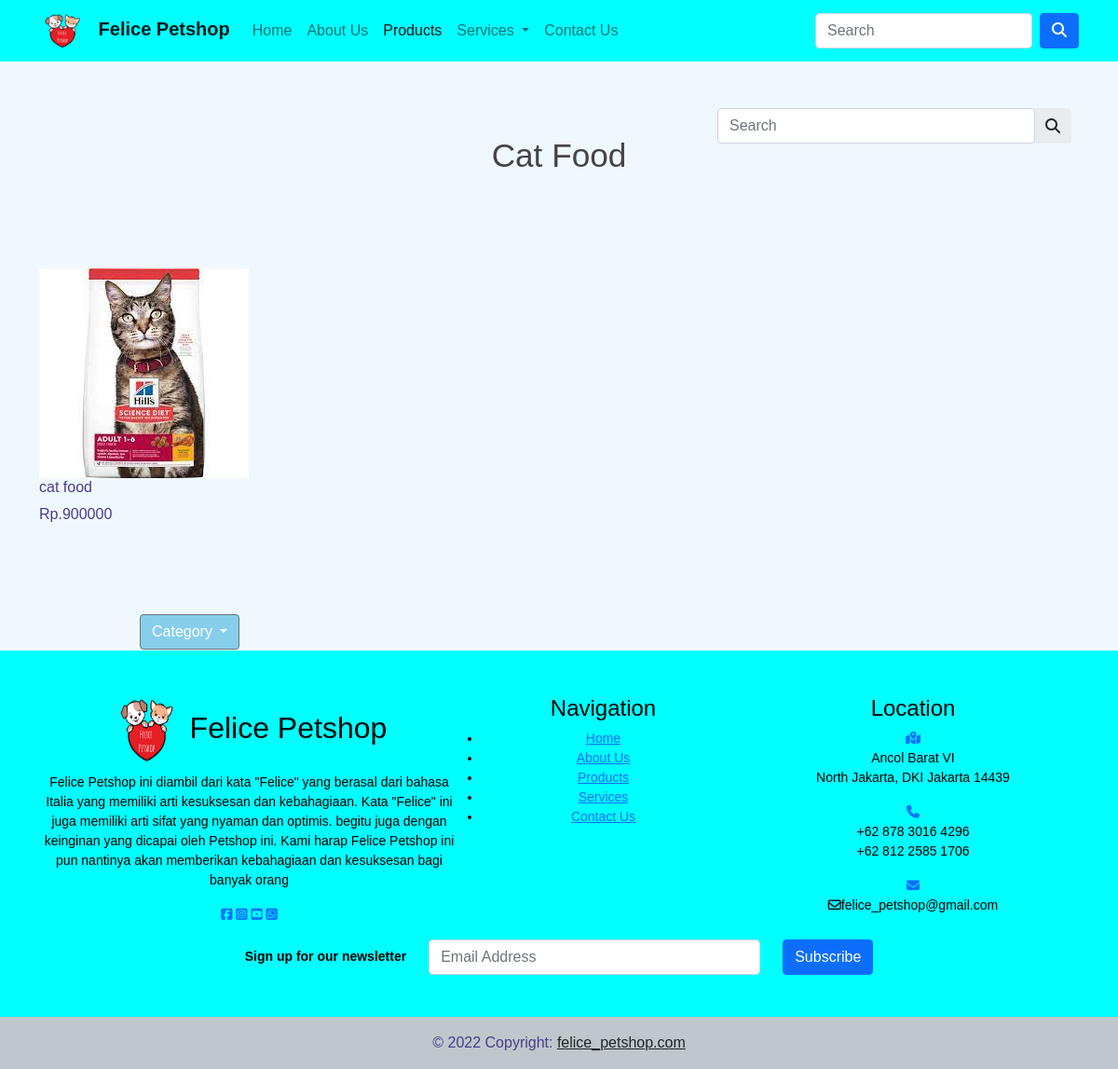
Page /cat.php on the committed database.
### tables this page shows
CREATE TABLE `tb_cat` (
  `id` int(4) NOT NULL,
  `title` varchar(80) DEFAULT NULL,
  `harga` float DEFAULT NULL,
  `file_image` varchar(80) DEFAULT NULL,
  `file_video` varchar(80) DEFAULT NULL,
  `flag_active` tinyint(1) DEFAULT 1 COMMENT '1=Active |0= Not Active '
);

### cat.php (the view, shortened to what this page needs)
<!DOCTYPE html>
<html>
    <head>
        <link href="https://cdn.jsdelivr.net/npm/bootstrap@5.1.3/dist/css/bootstrap.min.css" rel="stylesheet">
        <link href="CSS/cat.css" rel="stylesheet">
    </head>
    <body>
        <?php
            include "connection.php";
        ?>
      <nav class="navbar navbar-expand-lg navbar-light" style="background-color:aqua">
        <div class="container">
          <a class="navbar-brand" href="#">
            <img src="images/logo_felice.png" alt="" width="50" height="40" class="me-2">
            <strong>Felice Petshop</strong>
          </a>
          <div class="collapse navbar-collapse" id="navbarSupportedContent">
            <ul class="navbar-nav me-auto mb-2 mb-lg-0">
            <li class="nav-item">
                <a class="nav-link" aria-current="page" href="home.php">Home</a>
              </li>
              <li class="nav-item">
                <a class="nav-link" href="about.php">About Us</a>
              </li>
              <li class="nav-item">
                <a class="nav-link active" href="product.php">Products</a>
              </li>
              <li class="nav-item dropdown">
                <a class="nav-link dropdown-toggle" href="services.php" id="navbarDropdown" role="button" data-bs-toggle="dropdown" aria-expanded="false">
                  Services
                </a>
              </li>
              <li class="nav-item">
                <a class="nav-link" href="contact.php">Contact Us</a>
              </li>
            </ul>
            <form class="d-flex">
              <input class="form-control me-2" type="search" placeholder="Search" aria-label="Search">
              <button class="btn btn btn-primary" type="submit"><i class="fa-solid fa-magnifying-glass"></i></button>
            </form>
          </div>
        </div>
      </nav>
        <div class="input-group rounded">
                <input type="search" class="form-control rounded" placeholder="Search" aria-label="Search" aria-describedby="search-addon" />
                <span class="input-group-text border-0" id="search-addon">
                  <i class="fas fa-search"></i>
                </span>
              </div>
        <div class="dropdown1">
                <button class="btn btn-secondary dropdown-toggle" type="button" id="dropdownMenuButton1" data-bs-toggle="dropdown" aria-expanded="false">
                  Category
                </button>
        </div>
            <section class="section-products">
            <div class="container">
                <div class="row justify-content-center text-center">
                    <div class="col-md-8 col-lg-6">
                            <div class="header">
                                    <h2>Cat Food</h2>
                            </div>
                    </div>
            </div>
            <div class="row">
                    <?php
                    $sSQL="select * from tb_cat where flag_active = 1 ";
                      $result = mysqli_query($conn,$sSQL);
                      if (mysqli_num_rows($result)>0){
                        while ($row = mysqli_fetch_assoc($result)){
                          $file_image = "images/".trim ($row['file_image']);
                          $title = $row['title'];
                          $harga = $row['harga'];
                          ?>
                          <div class="col-md-6 col-lg-4 col-xl-3">
                            <div id="product-1" class="single-product" data-bs-toggle="modal" data-bs-target="#exampleModal">
                                    <div class="part-2">
                                            <img src="<?php echo $file_image;?>" class="img-fluid">
                                            <h3 class="product-title"><?php echo $title;?></h3>
                                            <h4 class="product-price"><?php echo "Rp.".$harga;?></h4>
                                   </div>
                            </div>
                    </div>
                          <?php
                        }
                      }
                    ?>
            </div>
        </section>
        <div class="mt-5 pt-5 pb-0 footer">
                <div class="container">
                  <div class="row">
                    <div class="col-lg-5 col-xs-12 about-company">
                      <h2>
                        <img src="images/logo_felice.png" width="75" height="75">
                        Felice Petshop
                      </h2>
                      <p>
                        Felice Petshop ini diambil dari kata "Felice" yang berasal dari bahasa Italia
                        yang memiliki arti kesuksesan dan kebahagiaan. Kata "Felice" ini juga memiliki
                        arti sifat yang nyaman dan optimis. begitu juga dengan keinginan yang dicapai
                        oleh Petshop ini. Kami harap Felice Petshop ini pun nantinya akan memberikan
                        kebahagiaan dan kesuksesan bagi banyak orang
                      </p>
                      <p>
                        <a href="#"><i class="fa-brands fa-facebook-square"></i></a>
                        <a href="#"><i class="fa-brands fa-instagram-square"></i></a>
                        <a href="#"><i class="fa-brands fa-youtube-square"></i></a>
                        <a href="#"><i class="fa-brands fa-whatsapp-square"></i></a>
                      </p>
                    </div>
                    <div class="col-lg-3 col-xs-12 links">
                      <h4 class="mt-lg-0 mt-sm-3">Navigation</h4>
                        <ul class="m-0 p-0">
                          <li>
                            <a href="home.php">Home</a>
                            </li>
                            <li>
                            <a href="about.php">About Us</a>
                            </li>
                            <li>
                            <a href="product.php">Products</a>
                            </li>
                            <li>
                            <a href="services.php">Services</a>
                            </li>
                            <li>
                            <a href="contact.php">Contact Us</a>
                          </li>
                        </ul>
                    </div>
                    <div class="col-lg-4 col-xs-12 location">
                      <h4 class="mt-lg-0 mt-sm-4">Location</h4>
                      <a href="#"><i class="fa-solid fa-map-location-dot"></i></a>
                      <p>
                        Ancol Barat VI <br>
                        North Jakarta, DKI Jakarta 14439
                      </p>
                      <div class="mb-0">
                        <a href="#"><i class="fa fa-phone mr-3"></i></i></a>
                        <p>
                          +62 878 3016 4296 <br>
                          +62 812 2585 1706
                        </p>
                      </div>
                      <a href="#"><i class="fa-solid fa-envelope"></i></a>
                      <p><i class="fa fa-envelope-o mr-3"></i>felice_petshop@gmail.com</p>
                    </div>
                  </div>
                  <div class="row d-flex justify-content-center">
                    <div class="col-auto">
                      <p class="pt-2">
                        <strong>Sign up for our newsletter</strong>
                      </p>
                    </div>
                    <div class="col-md-4 col-12">
                      <div class="form-outline mb-4">
                        <input type="email" id="form5Example27" class="form-control" placeholder="Email Address" />
                      </div>
                    </div>
                    <div class="col-auto">
                      <button type="submit" class="btn btn-primary mb-4">
                        Subscribe
                      </button>
                    </div>
                  </div>
                </div>
              </div>
          <div class="text-center p-3" style="background-color: rgba(0, 0, 0, 0.2); text-decoration: none;">
            © 2022 Copyright:
            <a class="text-dark" href="">felice_petshop.com</a>
          </div>
    </body>
</html>

### CSS/cat.css (style rules this page uses)
body { background-color:aliceblue; font-family: 'Poppins', sans-serif; color:darkslateblue ; font-size: 16px; }
.section-products { padding: 80px 0 54px; }
.section-products .header { margin-bottom: 100px; }
.section-products .header h2 { font-size: 2.2rem; font-weight: 400; color: #444444; }
.section-products .single-product { margin-bottom: 26px; }
.section-products .single-product .part-2 .product-title { font-size: 1rem; }
.section-products .single-product .part-2 h4 { display: inline-block; font-size: 1rem; }
.dropdown1 { position: absolute; bottom: 450px; left: 150px; }
.dropdown1 .btn { background-color: skyblue; }
.input-group { position: absolute; right: 50px; width: 380px; margin: 50px auto; }
.footer { background:aqua; text-align: center; font-size: 14px; color:black; }

### rows in the picture
tb_cat: file_image (picture), title "cat food", harga "900000"
